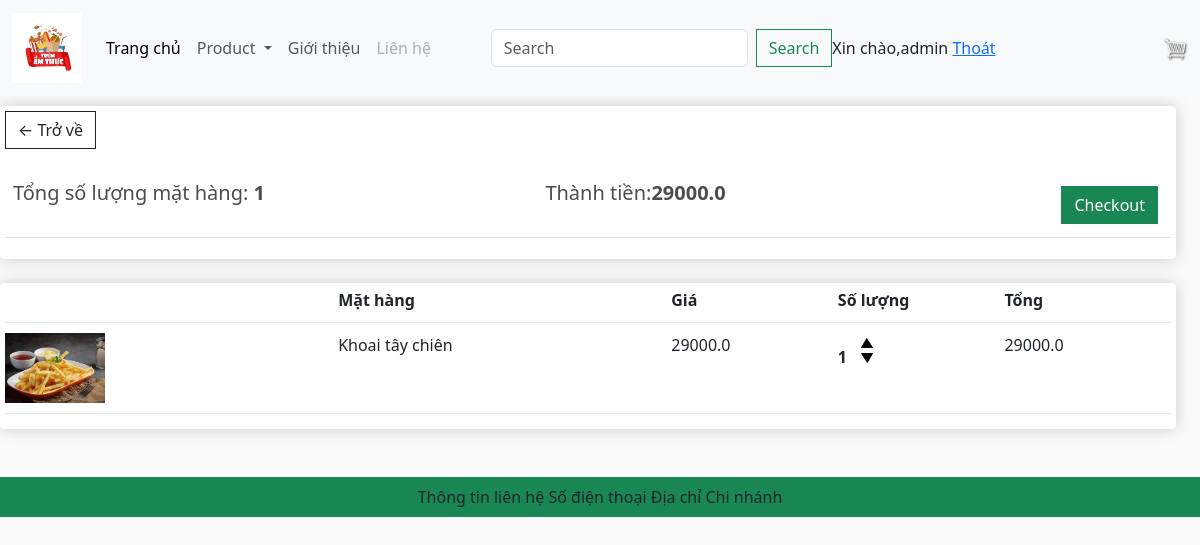
The app's page /cart/ (signed in) with its own data.
### app/models.py (models this page shows, shortened)
class Order(models.Model):
    customer = models.ForeignKey(User,on_delete=models.SET_NULL,blank=True,null=True)
    date_order = models.DateTimeField(auto_now_add=True)
    complete = models.BooleanField(default=False,null=True,blank=False)
    transaction_id = models.CharField(max_length=200,null=True)
    @property
    def get_cart_items(self):
        orderitems = self.orderitem_set.all()
        total = sum([item.quantity for item in orderitems])
        return total
    @property
    def get_cart_totalprice(self):
        orderitems = self.orderitem_set.all()
        total = sum([item.get_total for item in orderitems])
        return total

class OrderItem(models.Model):
    product = models.ForeignKey(Product,on_delete=models.SET_NULL,blank=True,null=True)
    order = models.ForeignKey(Order,on_delete=models.SET_NULL,blank=True,null=True)
    quantity = models.IntegerField(default=0,null=True,blank=True)
    date_added = models.DateTimeField(auto_now_add=True)
    @property
    def get_total(self):
        total = self.product.price *self.quantity
        return total

class Product(models.Model):
    category = models.ManyToManyField(Category,related_name='product')
    name = models.CharField(max_length=200,null=True)
    price = models.FloatField()
    digital = models.BooleanField(default=False,null=True,blank=False)
    image = models.ImageField(null=True,blank=True)
    @property
    def ImageURL(self):
        try:
            url = self.image.url
        except:
            url = ''
        return url

### app/views.py (the view)
# urls.py: path('cart/', views.cart, name="cart"),
def cart(request):
    if request.user.is_authenticated:
        customer = request.user
        order, created = Order.objects.get_or_create(customer=customer,complete=False)
        items = order.orderitem_set.all()
        cartItems = order.get_cart_items
        user_not_login = "hidden"
        user_login = "show"
    else:
        items = []
        order = {'get_cart_items':0,'get_cart_totalprice':0}
        cartItems = order['get_cart_items']
        user_not_login = "show"
        user_login = "hidden"
    categories = Category.objects.filter(is_sub = False)
    active_category = request.GET.get('category','')
    context = {'active_category':active_category,'categories':categories,'items':items,'order':order,'cartItems':cartItems,'user_not_login':user_not_login,'user_login':user_login}
    return render(request, 'app/cart.html', context)

### app/templates/app/cart.html
{% extends 'app/base.html' %}
{% load static %}
{% block cart_content %}
<div class="row" style='width:100%'>
	<div class="col-lg-12">
		<div class="box-element">
			<a  class="btn btn-outline-dark" href="{% url 'home' %}">&#x2190; Trở về</a>
			<br>
			<br>
			<table class="table">
				<tr>
					<th><h5>Tổng số lượng mặt hàng: <strong>{{order.get_cart_items}}</strong></h5></th>
					<th><h5>Thành tiền:<strong>{{order.get_cart_totalprice}}</strong></h5></th>
					<th>
						<a  style="float:right; margin:5px;" class="btn btn-success" href="{% url 'checkout' %}">Checkout</a>
					</th>
				</tr>
			</table>
		</div>
		<br>
		<div class="box-element">
			<div class="cart-row">
				<div style="flex:2"></div>
				<div style="flex:2"><strong>Mặt hàng</strong></div>
				<div style="flex:1"><strong>Giá</strong></div>
				<div style="flex:1"><strong>Số lượng</strong></div>
				<div style="flex:1"><strong>Tổng</strong></div>
			</div>
			{% for item in items %}
			<div class="cart-row">
				<div style="flex:2"><img class="row-image" src="{{item.product.ImageURL}}" width="70px" height="70px"></div>
				<div style="flex:2"><p>{{item.product.name}}</p></div>
				<div style="flex:1"><p>{{item.product.price}}</p></div>
				<div style="flex:1">
					<p class="quantity">{{item.quantity}}</p>
					<div class="quantity">
						<img data-product = {{item.product.id}} data-action = 'add' class="chg-quantity update-cart" src="{% static  'app/images/arrow-up.png' %}"width="10px" height="10px">
						<img data-product = {{item.product.id}} data-action = 'remove' class="chg-quantity update-cart" src="{% static  'app/images/arrow-down.png' %}"width="10px" height="10px">
					</div>
				</div>
				<div style="flex:1"><p>{{item.get_total}}</p></div>
			</div>
			{% endfor %}
		</div>
	</div>
</div>
{% endblock cart_content %}

### app/templates/app/base.html (shortened to what this page needs)
{% load static%}
<!DOCTYPE html>
<html>
    <head>
        <link href="https://cdn.jsdelivr.net/npm/bootstrap@5.3.2/dist/css/bootstrap.min.css" rel="stylesheet">
        <link href="{%static 'app/css/style.css' %}" rel="stylesheet" />
        <link href="{%static 'app/css/owl.carousel.min.css' %}" rel="stylesheet" />
        <link href="{%static 'app/css/all.min.css' %}" rel="stylesheet" />
        <link rel="stylesheet" type="text/css" href="{% static 'app/css/main.css' %}" />
        <link rel="stylesheet" href="">
    </head>
    <body>
        <nav class="navbar navbar-expand-lg bg-body-tertiary">
            <div class="container-fluid">
              <a class="navbar-brand" href="{% url 'home'%}">
                <img src="{% static 'app/images/trumamthuc.jpg' %}" width="70" height="70" />
              </a>
              <div class="collapse navbar-collapse" id="navbarSupportedContent">
                <ul class="navbar-nav me-auto mb-2 mb-lg-0">
                  <li class="nav-item">
                    <a class="nav-link active" aria-current="page" href="{% url 'home'%}">Trang chủ</a>
                  </li>
                  <li class="nav-item dropdown">
                    <a class="nav-link dropdown-toggle" role="button" data-bs-toggle="dropdown" aria-expanded="false">
                      Product
                    </a>
                  </li>
                  <li class="nav-item">
                    <a class="nav-link" href="#">Giới thiệu</a>
                  </li>
                  <li class="nav-item">
                    <a class="nav-link disabled" href="#">Liên hệ</a>
                  </li>
                </ul>
                <form class="d-flex" role="search" method = POST action="{%url 'search'%}">
                  <input class="form-control me-2" type="search" placeholder="Search" aria-label="Search" name="searched">
                  <button class="btn btn-outline-success" type="submit">Search</button>
                </form>
              </div>
              <div class="form-inline my-2 my-lg-0" style = "visibility:{{user_login}}">
                <span> Xin chào,{{request.user}} </span>
                <span><a href="{% url 'logout' %}"> Thoát</a></span>
              </div>
              <div class="form-inline my-2 my-lg-0p positive-rel ">
                <a href="{% url 'cart'%}"><img id ="cart-icon" src="{% static 'images/cart.png' %}">
                </a>
            </div>
          </nav>
          {% block cart_content %}{% endblock cart_content %}
          <footer class ="container--fluid bg-success text-center p-2 mt-5">
            Thông tin liên hệ
            Số điện thoại
            Địa chỉ
            Chi nhánh
          </footer>
    </body>
</html>

### app/static/app/css/main.css (style rules this page uses)
body { background-color: hsl(0, 0%, 98%); }
h1,h2,h3,h4,h5,h6 { color:hsl(0, 0%, 30%); }
.box-element { box-shadow:hsl(0, 0%, 80%) 0 0 16px; background-color: #fff; border-radius: 4px; padding: 5px; }
#cart-icon { width:25px; display: inline-block; margin-left: 15px; }
.col-lg-3, .col-lg-4, .col-lg-6, .col-lg-8, .col-lg-12 { margin-top: 10px; }
.btn { border-radius: 0; }
.row-image { width: 100px; }
.cart-row { display: flex; align-items: flex-stretch; padding-bottom: 10px; margin-bottom: 10px; border-bottom: 1px solid #ececec; }
.quantity { display: inline-block; font-weight: 700; padding-right:10px; }
.chg-quantity { width: 12px; cursor: pointer; display: block; margin-top: 5px; transition:.1s; }

### records on screen
Order: get_cart_items "1", get_cart_totalprice "29000.0"
OrderItem: product.ImageURL (picture), product.name "Khoai tây chiên", product.price "29000.0", quantity "1", get_total "29000.0"

### other values on screen
{{ request.user }} "admin"
